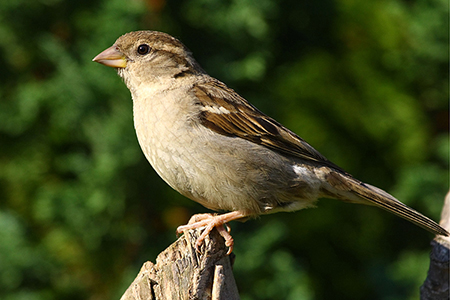
#> input picture Compass-Edge/img.jpg, 450 x 300 px
$ python main.py
#> lines starting #> are read from the running program, lines starting #| are printed output that depends on the picture; after the words box and inside, x2 and y2 are one past the last pixel; in counts of white or black regions, pixels touching at a corner belong together
import numpy as np
import cv2 as cv

# Kernel Compass Operator
Timur = np.array(([-1, 1, 1],
                  [-1, -2, 1],
                  [-1, 1, 1]), dtype="int")
Tenggara = np.array(([-1, -1, 1],
                     [-1, -2, 1],
                     [1, 1, 1]), dtype="int")
Selatan = np.array(([-1, -1, -1],
                    [1, -2, 1],
                    [1, 1, 1]), dtype="int")
BDaya = np.array(([1, -1, -1],
                  [1, -2, -1],
                  [1, 1, 1]), dtype="int")
Barat = np.array(([1, 1, -1],
                  [1, -2, -1],
                  [1, 1, -1]), dtype="int")
BLaut = np.array(([1, 1, 1],
                  [1, -2, -1],
                  [1, -1, -1]), dtype="int")
Utara = np.array(([1, 1, 1],
                  [1, -2, 1],
                  [-1, -1, -1]), dtype="int")
TLaut = np.array(([1, 1, 1],
                  [1, -2, 1],
                  [-1, -1, -1]), dtype="int")

# Fungsi Threshold
def thresholding(arrgambar,T):
    arrgambar = np.double(arrgambar)
    M = arrgambar.shape[0] # Panjang width (horizontal) dari gambar
    N = arrgambar.shape[1] # Panjang height (vertical) dari gambar
    for i in range(0,M):
        for j in range(0,N):
            if arrgambar[i,j]<T:
                arrgambar[i,j]=0
            else:
                arrgambar[i,j]=255
    return arrgambar

# Input gambar dan Melakukan Konvolusi dengan 'cv.filter2D'
image = cv.imread('img.jpg')
#> image is the input picture: shape (300, 450, 3); mean B, G, R 33.4, 71.8, 63.1
gray = cv.cvtColor(image, cv.COLOR_BGR2GRAY)
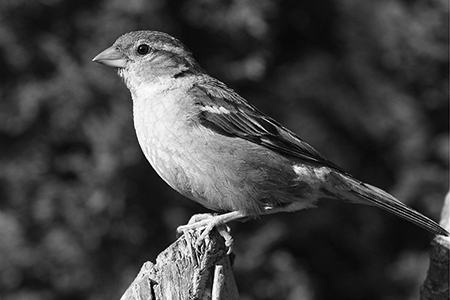
#> gray: shape (300, 450); min 0, max 255, mean 64.8
K1 = cv.filter2D(gray, -1, Timur)
K2 = cv.filter2D(gray, -1, Tenggara)
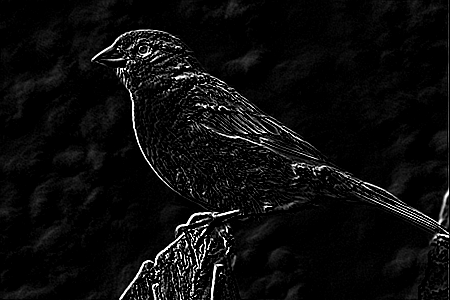
#> K2: shape (300, 450); min 0, max 255, mean 12.5
K3 = cv.filter2D(gray, -1, Selatan)
K4 = cv.filter2D(gray, -1, BDaya)
K5 = cv.filter2D(gray, -1, Barat)
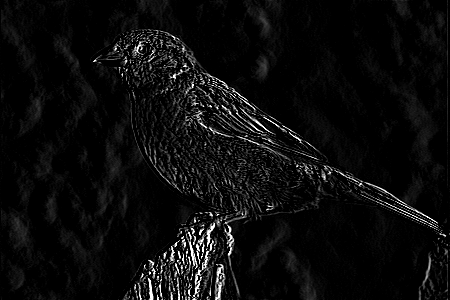
#> K5: shape (300, 450); min 0, max 255, mean 12
K6 = cv.filter2D(gray, -1, BLaut)
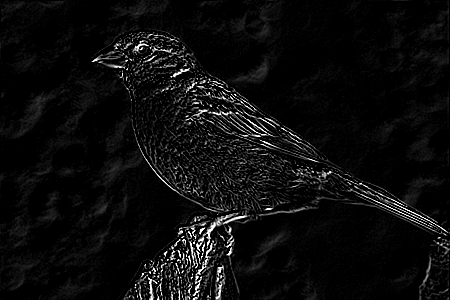
#> K6: shape (300, 450); min 0, max 255, mean 12.5
K7 = cv.filter2D(gray, -1, Utara)
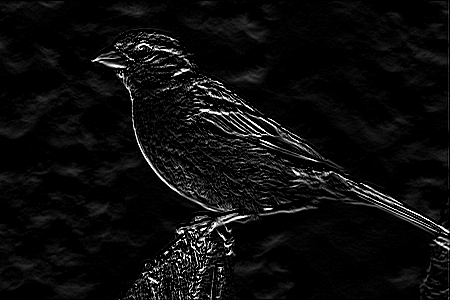
#> K7: shape (300, 450); min 0, max 255, mean 12.7
K8 = cv.filter2D(gray, -1, TLaut)

# Menghitung kekuatan tepi dari gambar
KTepi = cv.max(K1,cv.max(K2,cv.max(K3,cv.max(K4,cv.max(K5,cv.max(K6,cv.max(K7,K8)))))))
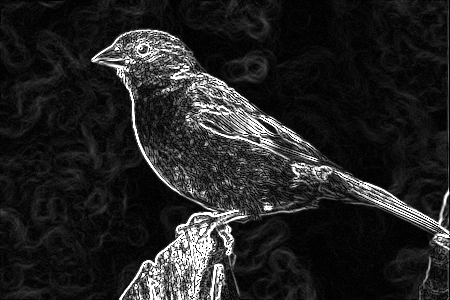
#> KTepi: shape (300, 450); min 0, max 255, mean 35.2

# Melakukan proses thresholding pada KTepi
Tr = thresholding(KTepi,128)
#> after the loop in thresholding, `for i in range(0,M):`:
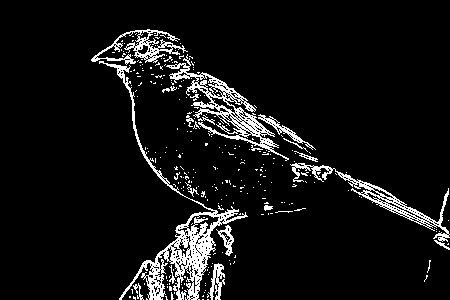
#> arrgambar: shape (300, 450) float64; 7.5% white in thin lines or dots, all inside (x1, y1, x2, y2) = (91, 29, 450, 300)

# Fungsi Utama - menampilkan hasil konvolusi
cv.imshow('Figure 1 (Original)', image)
cv.waitKey(0)

cv.imshow('Figure 1 (Original)', gray)
cv.waitKey(0)

cv.imshow('Figure 2 (Tepi)', KTepi)
cv.waitKey(0)

cv.imshow('Figure 3 (Threshold)', Tr)
cv.waitKey(0)
